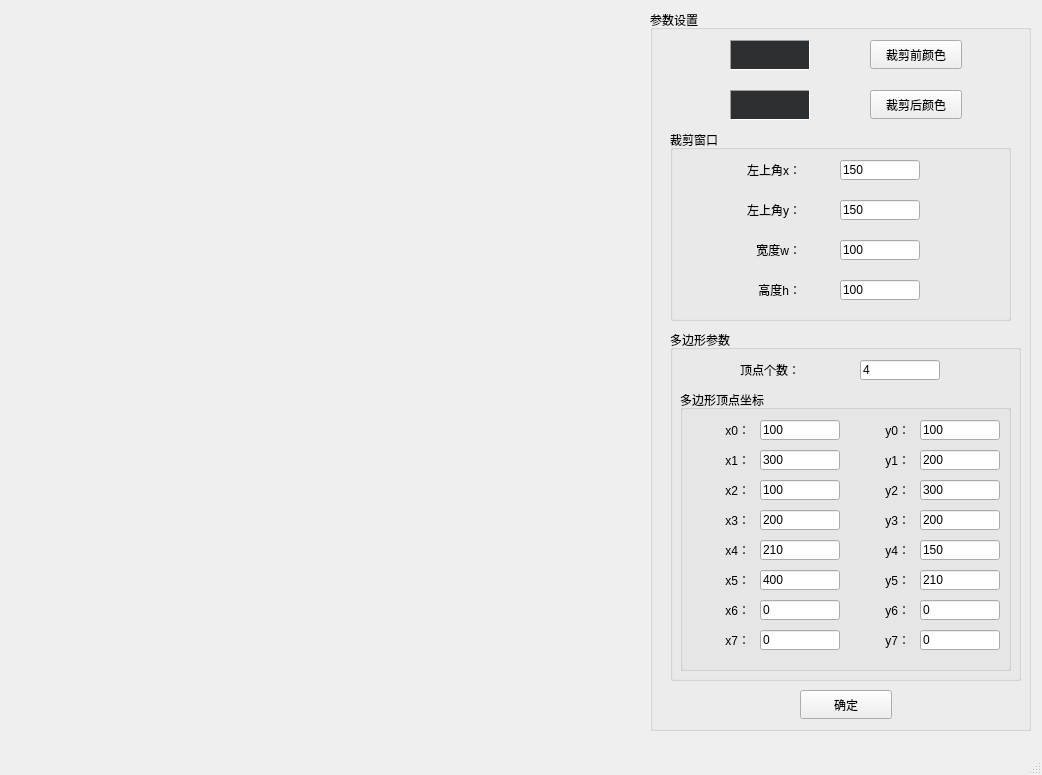
<?xml version="1.0" encoding="UTF-8"?>
<ui version="4.0">
 <class>MainWindow</class>
 <widget class="QMainWindow" name="MainWindow">
  <property name="geometry">
   <rect>
    <x>0</x>
    <y>0</y>
    <width>1042</width>
    <height>775</height>
   </rect>
  </property>
  <property name="windowTitle">
   <string>裁剪：多边形裁剪</string>
  </property>
  <widget class="QWidget" name="centralwidget">
   <widget class="QGroupBox" name="groupBox_set">
    <property name="geometry">
     <rect>
      <x>650</x>
      <y>10</y>
      <width>381</width>
      <height>721</height>
     </rect>
    </property>
    <property name="title">
     <string>参数设置</string>
    </property>
    <widget class="QFrame" name="frame_color">
     <property name="geometry">
      <rect>
       <x>80</x>
       <y>30</y>
       <width>80</width>
       <height>30</height>
      </rect>
     </property>
     <property name="palette">
      <palette>
       <active/>
       <inactive/>
       <disabled/>
      </palette>
     </property>
     <property name="autoFillBackground">
      <bool>true</bool>
     </property>
     <property name="frameShape">
      <enum>QFrame::Panel</enum>
     </property>
     <property name="frameShadow">
      <enum>QFrame::Sunken</enum>
     </property>
     <widget class="QFrame" name="frame_color_old">
      <property name="geometry">
       <rect>
        <x>0</x>
        <y>0</y>
        <width>80</width>
        <height>30</height>
       </rect>
      </property>
      <property name="palette">
       <palette>
        <active>
         <colorrole role="WindowText">
          <brush brushstyle="SolidPattern">
           <color alpha="255">
            <red>0</red>
            <green>0</green>
            <blue>255</blue>
           </color>
          </brush>
         </colorrole>
         <colorrole role="Text">
          <brush brushstyle="SolidPattern">
           <color alpha="255">
            <red>0</red>
            <green>0</green>
            <blue>255</blue>
           </color>
          </brush>
         </colorrole>
         <colorrole role="Base">
          <brush brushstyle="SolidPattern">
           <color alpha="255">
            <red>0</red>
            <green>0</green>
            <blue>255</blue>
           </color>
          </brush>
         </colorrole>
         <colorrole role="Window">
          <brush brushstyle="SolidPattern">
           <color alpha="255">
            <red>0</red>
            <green>0</green>
            <blue>255</blue>
           </color>
          </brush>
         </colorrole>
         <colorrole role="Link">
          <brush brushstyle="SolidPattern">
           <color alpha="255">
            <red>0</red>
            <green>0</green>
            <blue>255</blue>
           </color>
          </brush>
         </colorrole>
        </active>
        <inactive>
         <colorrole role="WindowText">
          <brush brushstyle="SolidPattern">
           <color alpha="255">
            <red>208</red>
            <green>208</green>
            <blue>208</blue>
           </color>
          </brush>
         </colorrole>
         <colorrole role="Text">
          <brush brushstyle="SolidPattern">
           <color alpha="255">
            <red>208</red>
            <green>208</green>
            <blue>208</blue>
           </color>
          </brush>
         </colorrole>
         <colorrole role="Base">
          <brush brushstyle="SolidPattern">
           <color alpha="255">
            <red>46</red>
            <green>47</green>
            <blue>48</blue>
           </color>
          </brush>
         </colorrole>
         <colorrole role="Window">
          <brush brushstyle="SolidPattern">
           <color alpha="255">
            <red>46</red>
            <green>47</green>
            <blue>48</blue>
           </color>
          </brush>
         </colorrole>
         <colorrole role="Link">
          <brush brushstyle="SolidPattern">
           <color alpha="255">
            <red>0</red>
            <green>122</green>
            <blue>244</blue>
           </color>
          </brush>
         </colorrole>
        </inactive>
        <disabled>
         <colorrole role="WindowText">
          <brush brushstyle="SolidPattern">
           <color alpha="96">
            <red>164</red>
            <green>166</green>
            <blue>168</blue>
           </color>
          </brush>
         </colorrole>
         <colorrole role="Text">
          <brush brushstyle="SolidPattern">
           <color alpha="96">
            <red>164</red>
            <green>166</green>
            <blue>168</blue>
           </color>
          </brush>
         </colorrole>
         <colorrole role="Base">
          <brush brushstyle="SolidPattern">
           <color alpha="255">
            <red>0</red>
            <green>0</green>
            <blue>255</blue>
           </color>
          </brush>
         </colorrole>
         <colorrole role="Window">
          <brush brushstyle="SolidPattern">
           <color alpha="255">
            <red>0</red>
            <green>0</green>
            <blue>255</blue>
           </color>
          </brush>
         </colorrole>
         <colorrole role="Link">
          <brush brushstyle="SolidPattern">
           <color alpha="255">
            <red>0</red>
            <green>122</green>
            <blue>244</blue>
           </color>
          </brush>
         </colorrole>
        </disabled>
       </palette>
      </property>
      <property name="autoFillBackground">
       <bool>true</bool>
      </property>
      <property name="frameShape">
       <enum>QFrame::Panel</enum>
      </property>
      <property name="frameShadow">
       <enum>QFrame::Sunken</enum>
      </property>
     </widget>
     <widget class="QPushButton" name="pushButton_color_2">
      <property name="geometry">
       <rect>
        <x>140</x>
        <y>0</y>
        <width>92</width>
        <height>29</height>
       </rect>
      </property>
      <property name="text">
       <string>更改颜色</string>
      </property>
     </widget>
    </widget>
    <widget class="QPushButton" name="pushButton_color">
     <property name="geometry">
      <rect>
       <x>220</x>
       <y>30</y>
       <width>92</width>
       <height>29</height>
      </rect>
     </property>
     <property name="text">
      <string>裁剪前颜色</string>
     </property>
    </widget>
    <widget class="QPushButton" name="pushButton_ok">
     <property name="geometry">
      <rect>
       <x>150</x>
       <y>680</y>
       <width>92</width>
       <height>29</height>
      </rect>
     </property>
     <property name="text">
      <string>确定</string>
     </property>
    </widget>
    <widget class="QGroupBox" name="groupBox_nodeList">
     <property name="geometry">
      <rect>
       <x>20</x>
       <y>120</y>
       <width>341</width>
       <height>191</height>
      </rect>
     </property>
     <property name="title">
      <string>裁剪窗口</string>
     </property>
     <widget class="QLineEdit" name="lineEdit_x">
      <property name="geometry">
       <rect>
        <x>170</x>
        <y>30</y>
        <width>80</width>
        <height>20</height>
       </rect>
      </property>
      <property name="text">
       <string>150</string>
      </property>
     </widget>
     <widget class="QLabel" name="label_x0">
      <property name="geometry">
       <rect>
        <x>50</x>
        <y>30</y>
        <width>81</width>
        <height>20</height>
       </rect>
      </property>
      <property name="text">
       <string>左上角x：</string>
      </property>
      <property name="alignment">
       <set>Qt::AlignRight|Qt::AlignTrailing|Qt::AlignVCenter</set>
      </property>
     </widget>
     <widget class="QLabel" name="label_x1">
      <property name="geometry">
       <rect>
        <x>50</x>
        <y>70</y>
        <width>81</width>
        <height>20</height>
       </rect>
      </property>
      <property name="text">
       <string>左上角y：</string>
      </property>
      <property name="alignment">
       <set>Qt::AlignRight|Qt::AlignTrailing|Qt::AlignVCenter</set>
      </property>
     </widget>
     <widget class="QLineEdit" name="lineEdit_y">
      <property name="geometry">
       <rect>
        <x>170</x>
        <y>70</y>
        <width>80</width>
        <height>20</height>
       </rect>
      </property>
      <property name="text">
       <string>150</string>
      </property>
     </widget>
     <widget class="QLabel" name="label_x1_8">
      <property name="geometry">
       <rect>
        <x>50</x>
        <y>110</y>
        <width>81</width>
        <height>20</height>
       </rect>
      </property>
      <property name="text">
       <string>宽度w：</string>
      </property>
      <property name="alignment">
       <set>Qt::AlignRight|Qt::AlignTrailing|Qt::AlignVCenter</set>
      </property>
     </widget>
     <widget class="QLineEdit" name="lineEdit_w">
      <property name="geometry">
       <rect>
        <x>170</x>
        <y>110</y>
        <width>80</width>
        <height>20</height>
       </rect>
      </property>
      <property name="text">
       <string>100</string>
      </property>
     </widget>
     <widget class="QLabel" name="label_x1_10">
      <property name="geometry">
       <rect>
        <x>50</x>
        <y>150</y>
        <width>81</width>
        <height>20</height>
       </rect>
      </property>
      <property name="text">
       <string>高度h：</string>
      </property>
      <property name="alignment">
       <set>Qt::AlignRight|Qt::AlignTrailing|Qt::AlignVCenter</set>
      </property>
     </widget>
     <widget class="QLineEdit" name="lineEdit_h">
      <property name="geometry">
       <rect>
        <x>170</x>
        <y>150</y>
        <width>80</width>
        <height>20</height>
       </rect>
      </property>
      <property name="text">
       <string>100</string>
      </property>
     </widget>
    </widget>
    <widget class="QFrame" name="frame_color_new">
     <property name="geometry">
      <rect>
       <x>80</x>
       <y>80</y>
       <width>80</width>
       <height>30</height>
      </rect>
     </property>
     <property name="palette">
      <palette>
       <active>
        <colorrole role="WindowText">
         <brush brushstyle="SolidPattern">
          <color alpha="255">
           <red>255</red>
           <green>0</green>
           <blue>0</blue>
          </color>
         </brush>
        </colorrole>
        <colorrole role="Text">
         <brush brushstyle="SolidPattern">
          <color alpha="255">
           <red>255</red>
           <green>0</green>
           <blue>0</blue>
          </color>
         </brush>
        </colorrole>
        <colorrole role="BrightText">
         <brush brushstyle="SolidPattern">
          <color alpha="255">
           <red>255</red>
           <green>0</green>
           <blue>0</blue>
          </color>
         </brush>
        </colorrole>
        <colorrole role="Base">
         <brush brushstyle="SolidPattern">
          <color alpha="255">
           <red>255</red>
           <green>0</green>
           <blue>0</blue>
          </color>
         </brush>
        </colorrole>
        <colorrole role="Window">
         <brush brushstyle="SolidPattern">
          <color alpha="255">
           <red>255</red>
           <green>0</green>
           <blue>0</blue>
          </color>
         </brush>
        </colorrole>
        <colorrole role="Link">
         <brush brushstyle="SolidPattern">
          <color alpha="255">
           <red>0</red>
           <green>0</green>
           <blue>255</blue>
          </color>
         </brush>
        </colorrole>
       </active>
       <inactive>
        <colorrole role="WindowText">
         <brush brushstyle="SolidPattern">
          <color alpha="255">
           <red>208</red>
           <green>208</green>
           <blue>208</blue>
          </color>
         </brush>
        </colorrole>
        <colorrole role="Text">
         <brush brushstyle="SolidPattern">
          <color alpha="255">
           <red>208</red>
           <green>208</green>
           <blue>208</blue>
          </color>
         </brush>
        </colorrole>
        <colorrole role="BrightText">
         <brush brushstyle="SolidPattern">
          <color alpha="255">
           <red>255</red>
           <green>51</green>
           <blue>51</blue>
          </color>
         </brush>
        </colorrole>
        <colorrole role="Base">
         <brush brushstyle="SolidPattern">
          <color alpha="255">
           <red>46</red>
           <green>47</green>
           <blue>48</blue>
          </color>
         </brush>
        </colorrole>
        <colorrole role="Window">
         <brush brushstyle="SolidPattern">
          <color alpha="255">
           <red>46</red>
           <green>47</green>
           <blue>48</blue>
          </color>
         </brush>
        </colorrole>
        <colorrole role="Link">
         <brush brushstyle="SolidPattern">
          <color alpha="255">
           <red>0</red>
           <green>122</green>
           <blue>244</blue>
          </color>
         </brush>
        </colorrole>
       </inactive>
       <disabled>
        <colorrole role="WindowText">
         <brush brushstyle="SolidPattern">
          <color alpha="96">
           <red>164</red>
           <green>166</green>
           <blue>168</blue>
          </color>
         </brush>
        </colorrole>
        <colorrole role="Text">
         <brush brushstyle="SolidPattern">
          <color alpha="96">
           <red>164</red>
           <green>166</green>
           <blue>168</blue>
          </color>
         </brush>
        </colorrole>
        <colorrole role="BrightText">
         <brush brushstyle="SolidPattern">
          <color alpha="255">
           <red>255</red>
           <green>0</green>
           <blue>0</blue>
          </color>
         </brush>
        </colorrole>
        <colorrole role="Base">
         <brush brushstyle="SolidPattern">
          <color alpha="255">
           <red>255</red>
           <green>0</green>
           <blue>0</blue>
          </color>
         </brush>
        </colorrole>
        <colorrole role="Window">
         <brush brushstyle="SolidPattern">
          <color alpha="255">
           <red>255</red>
           <green>0</green>
           <blue>0</blue>
          </color>
         </brush>
        </colorrole>
        <colorrole role="Link">
         <brush brushstyle="SolidPattern">
          <color alpha="255">
           <red>0</red>
           <green>122</green>
           <blue>244</blue>
          </color>
         </brush>
        </colorrole>
       </disabled>
      </palette>
     </property>
     <property name="autoFillBackground">
      <bool>true</bool>
     </property>
     <property name="frameShape">
      <enum>QFrame::Panel</enum>
     </property>
     <property name="frameShadow">
      <enum>QFrame::Sunken</enum>
     </property>
    </widget>
    <widget class="QPushButton" name="pushButton_color_3">
     <property name="geometry">
      <rect>
       <x>220</x>
       <y>80</y>
       <width>92</width>
       <height>29</height>
      </rect>
     </property>
     <property name="text">
      <string>裁剪后颜色</string>
     </property>
    </widget>
    <widget class="QGroupBox" name="groupBox">
     <property name="geometry">
      <rect>
       <x>20</x>
       <y>320</y>
       <width>351</width>
       <height>351</height>
      </rect>
     </property>
     <property name="title">
      <string>多边形参数</string>
     </property>
     <widget class="QLabel" name="label">
      <property name="geometry">
       <rect>
        <x>70</x>
        <y>30</y>
        <width>69</width>
        <height>20</height>
       </rect>
      </property>
      <property name="text">
       <string>顶点个数：</string>
      </property>
     </widget>
     <widget class="QLineEdit" name="lineEdit_n">
      <property name="geometry">
       <rect>
        <x>190</x>
        <y>30</y>
        <width>80</width>
        <height>20</height>
       </rect>
      </property>
      <property name="text">
       <string>4</string>
      </property>
     </widget>
     <widget class="QGroupBox" name="groupBox_nodeList_2">
      <property name="geometry">
       <rect>
        <x>10</x>
        <y>60</y>
        <width>331</width>
        <height>281</height>
       </rect>
      </property>
      <property name="title">
       <string>多边形顶点坐标</string>
      </property>
      <widget class="QLineEdit" name="lineEdit_x0">
       <property name="geometry">
        <rect>
         <x>80</x>
         <y>30</y>
         <width>80</width>
         <height>20</height>
        </rect>
       </property>
       <property name="text">
        <string>100</string>
       </property>
      </widget>
      <widget class="QLabel" name="label_x0_2">
       <property name="geometry">
        <rect>
         <x>20</x>
         <y>30</y>
         <width>50</width>
         <height>20</height>
        </rect>
       </property>
       <property name="text">
        <string>x0：</string>
       </property>
       <property name="alignment">
        <set>Qt::AlignRight|Qt::AlignTrailing|Qt::AlignVCenter</set>
       </property>
      </widget>
      <widget class="QLabel" name="label_y0">
       <property name="geometry">
        <rect>
         <x>180</x>
         <y>30</y>
         <width>50</width>
         <height>20</height>
        </rect>
       </property>
       <property name="text">
        <string>y0：</string>
       </property>
       <property name="alignment">
        <set>Qt::AlignRight|Qt::AlignTrailing|Qt::AlignVCenter</set>
       </property>
      </widget>
      <widget class="QLineEdit" name="lineEdit_y0">
       <property name="geometry">
        <rect>
         <x>240</x>
         <y>30</y>
         <width>80</width>
         <height>20</height>
        </rect>
       </property>
       <property name="text">
        <string>100</string>
       </property>
      </widget>
      <widget class="QLabel" name="label_x1_5">
       <property name="geometry">
        <rect>
         <x>180</x>
         <y>60</y>
         <width>50</width>
         <height>20</height>
        </rect>
       </property>
       <property name="text">
        <string>y1：</string>
       </property>
       <property name="alignment">
        <set>Qt::AlignRight|Qt::AlignTrailing|Qt::AlignVCenter</set>
       </property>
      </widget>
      <widget class="QLineEdit" name="lineEdit_y1">
       <property name="geometry">
        <rect>
         <x>240</x>
         <y>60</y>
         <width>80</width>
         <height>20</height>
        </rect>
       </property>
       <property name="text">
        <string>200</string>
       </property>
      </widget>
      <widget class="QLabel" name="label_x1_2">
       <property name="geometry">
        <rect>
         <x>20</x>
         <y>60</y>
         <width>50</width>
         <height>20</height>
        </rect>
       </property>
       <property name="text">
        <string>x1：</string>
       </property>
       <property name="alignment">
        <set>Qt::AlignRight|Qt::AlignTrailing|Qt::AlignVCenter</set>
       </property>
      </widget>
      <widget class="QLineEdit" name="lineEdit_x1">
       <property name="geometry">
        <rect>
         <x>80</x>
         <y>60</y>
         <width>80</width>
         <height>20</height>
        </rect>
       </property>
       <property name="text">
        <string>300</string>
       </property>
      </widget>
      <widget class="QLabel" name="label_x1_7">
       <property name="geometry">
        <rect>
         <x>180</x>
         <y>90</y>
         <width>50</width>
         <height>20</height>
        </rect>
       </property>
       <property name="text">
        <string>y2：</string>
       </property>
       <property name="alignment">
        <set>Qt::AlignRight|Qt::AlignTrailing|Qt::AlignVCenter</set>
       </property>
      </widget>
      <widget class="QLineEdit" name="lineEdit_y2">
       <property name="geometry">
        <rect>
         <x>240</x>
         <y>90</y>
         <width>80</width>
         <height>20</height>
        </rect>
       </property>
       <property name="text">
        <string>300</string>
       </property>
      </widget>
      <widget class="QLabel" name="label_x1_9">
       <property name="geometry">
        <rect>
         <x>20</x>
         <y>90</y>
         <width>50</width>
         <height>20</height>
        </rect>
       </property>
       <property name="text">
        <string>x2：</string>
       </property>
       <property name="alignment">
        <set>Qt::AlignRight|Qt::AlignTrailing|Qt::AlignVCenter</set>
       </property>
      </widget>
      <widget class="QLineEdit" name="lineEdit_x2">
       <property name="geometry">
        <rect>
         <x>80</x>
         <y>90</y>
         <width>80</width>
         <height>20</height>
        </rect>
       </property>
       <property name="text">
        <string>100</string>
       </property>
      </widget>
      <widget class="QLabel" name="label_x1_11">
       <property name="geometry">
        <rect>
         <x>180</x>
         <y>120</y>
         <width>50</width>
         <height>20</height>
        </rect>
       </property>
       <property name="text">
        <string>y3：</string>
       </property>
       <property name="alignment">
        <set>Qt::AlignRight|Qt::AlignTrailing|Qt::AlignVCenter</set>
       </property>
      </widget>
      <widget class="QLineEdit" name="lineEdit_y3">
       <property name="geometry">
        <rect>
         <x>240</x>
         <y>120</y>
         <width>80</width>
         <height>20</height>
        </rect>
       </property>
       <property name="text">
        <string>200</string>
       </property>
      </widget>
      <widget class="QLabel" name="label_x1_12">
       <property name="geometry">
        <rect>
         <x>20</x>
         <y>120</y>
         <width>50</width>
         <height>20</height>
        </rect>
       </property>
       <property name="text">
        <string>x3：</string>
       </property>
       <property name="alignment">
        <set>Qt::AlignRight|Qt::AlignTrailing|Qt::AlignVCenter</set>
       </property>
      </widget>
      <widget class="QLineEdit" name="lineEdit_x3">
       <property name="geometry">
        <rect>
         <x>80</x>
         <y>120</y>
         <width>80</width>
         <height>20</height>
        </rect>
       </property>
       <property name="text">
        <string>200</string>
       </property>
      </widget>
      <widget class="QLabel" name="label_x1_13">
       <property name="geometry">
        <rect>
         <x>180</x>
         <y>150</y>
         <width>50</width>
         <height>20</height>
        </rect>
       </property>
       <property name="text">
        <string>y4：</string>
       </property>
       <property name="alignment">
        <set>Qt::AlignRight|Qt::AlignTrailing|Qt::AlignVCenter</set>
       </property>
      </widget>
      <widget class="QLineEdit" name="lineEdit_y4">
       <property name="geometry">
        <rect>
         <x>240</x>
         <y>150</y>
         <width>80</width>
         <height>20</height>
        </rect>
       </property>
       <property name="text">
        <string>150</string>
       </property>
      </widget>
      <widget class="QLabel" name="label_x1_14">
       <property name="geometry">
        <rect>
         <x>20</x>
         <y>150</y>
         <width>50</width>
         <height>20</height>
        </rect>
       </property>
       <property name="text">
        <string>x4：</string>
       </property>
       <property name="alignment">
        <set>Qt::AlignRight|Qt::AlignTrailing|Qt::AlignVCenter</set>
       </property>
      </widget>
      <widget class="QLineEdit" name="lineEdit_x4">
       <property name="geometry">
        <rect>
         <x>80</x>
         <y>150</y>
         <width>80</width>
         <height>20</height>
        </rect>
       </property>
       <property name="text">
        <string>210</string>
       </property>
      </widget>
      <widget class="QLabel" name="label_x1_15">
       <property name="geometry">
        <rect>
         <x>180</x>
         <y>180</y>
         <width>50</width>
         <height>20</height>
        </rect>
       </property>
       <property name="text">
        <string>y5：</string>
       </property>
       <property name="alignment">
        <set>Qt::AlignRight|Qt::AlignTrailing|Qt::AlignVCenter</set>
       </property>
      </widget>
      <widget class="QLineEdit" name="lineEdit_y5">
       <property name="geometry">
        <rect>
         <x>240</x>
         <y>180</y>
         <width>80</width>
         <height>20</height>
        </rect>
       </property>
       <property name="text">
        <string>210</string>
       </property>
      </widget>
      <widget class="QLabel" name="label_x1_16">
       <property name="geometry">
        <rect>
         <x>20</x>
         <y>180</y>
         <width>50</width>
         <height>20</height>
        </rect>
       </property>
       <property name="text">
        <string>x5：</string>
       </property>
       <property name="alignment">
        <set>Qt::AlignRight|Qt::AlignTrailing|Qt::AlignVCenter</set>
       </property>
      </widget>
      <widget class="QLineEdit" name="lineEdit_x5">
       <property name="geometry">
        <rect>
         <x>80</x>
         <y>180</y>
         <width>80</width>
         <height>20</height>
        </rect>
       </property>
       <property name="text">
        <string>400</string>
       </property>
      </widget>
      <widget class="QLabel" name="label_x1_17">
       <property name="geometry">
        <rect>
         <x>180</x>
         <y>210</y>
         <width>50</width>
         <height>20</height>
        </rect>
       </property>
       <property name="text">
        <string>y6：</string>
       </property>
       <property name="alignment">
        <set>Qt::AlignRight|Qt::AlignTrailing|Qt::AlignVCenter</set>
       </property>
      </widget>
      <widget class="QLineEdit" name="lineEdit_y6">
       <property name="geometry">
        <rect>
         <x>240</x>
         <y>210</y>
         <width>80</width>
         <height>20</height>
        </rect>
       </property>
       <property name="text">
        <string>0</string>
       </property>
      </widget>
      <widget class="QLabel" name="label_x1_18">
       <property name="geometry">
        <rect>
         <x>20</x>
         <y>210</y>
         <width>50</width>
         <height>20</height>
        </rect>
       </property>
       <property name="text">
        <string>x6：</string>
       </property>
       <property name="alignment">
        <set>Qt::AlignRight|Qt::AlignTrailing|Qt::AlignVCenter</set>
       </property>
      </widget>
      <widget class="QLineEdit" name="lineEdit_x6">
       <property name="geometry">
        <rect>
         <x>80</x>
         <y>210</y>
         <width>80</width>
         <height>20</height>
        </rect>
       </property>
       <property name="text">
        <string>0</string>
       </property>
      </widget>
      <widget class="QLabel" name="label_x1_19">
       <property name="geometry">
        <rect>
         <x>180</x>
         <y>240</y>
         <width>50</width>
         <height>20</height>
        </rect>
       </property>
       <property name="text">
        <string>y7：</string>
       </property>
       <property name="alignment">
        <set>Qt::AlignRight|Qt::AlignTrailing|Qt::AlignVCenter</set>
       </property>
      </widget>
      <widget class="QLineEdit" name="lineEdit_y7">
       <property name="geometry">
        <rect>
         <x>240</x>
         <y>240</y>
         <width>80</width>
         <height>20</height>
        </rect>
       </property>
       <property name="text">
        <string>0</string>
       </property>
      </widget>
      <widget class="QLabel" name="label_x1_20">
       <property name="geometry">
        <rect>
         <x>20</x>
         <y>240</y>
         <width>50</width>
         <height>20</height>
        </rect>
       </property>
       <property name="text">
        <string>x7：</string>
       </property>
       <property name="alignment">
        <set>Qt::AlignRight|Qt::AlignTrailing|Qt::AlignVCenter</set>
       </property>
      </widget>
      <widget class="QLineEdit" name="lineEdit_x7">
       <property name="geometry">
        <rect>
         <x>80</x>
         <y>240</y>
         <width>80</width>
         <height>20</height>
        </rect>
       </property>
       <property name="text">
        <string>0</string>
       </property>
      </widget>
     </widget>
    </widget>
   </widget>
  </widget>
  <widget class="QMenuBar" name="menubar">
   <property name="geometry">
    <rect>
     <x>0</x>
     <y>0</y>
     <width>1042</width>
     <height>21</height>
    </rect>
   </property>
  </widget>
  <widget class="QStatusBar" name="statusbar"/>
 </widget>
 <resources/>
 <connections/>
</ui>
